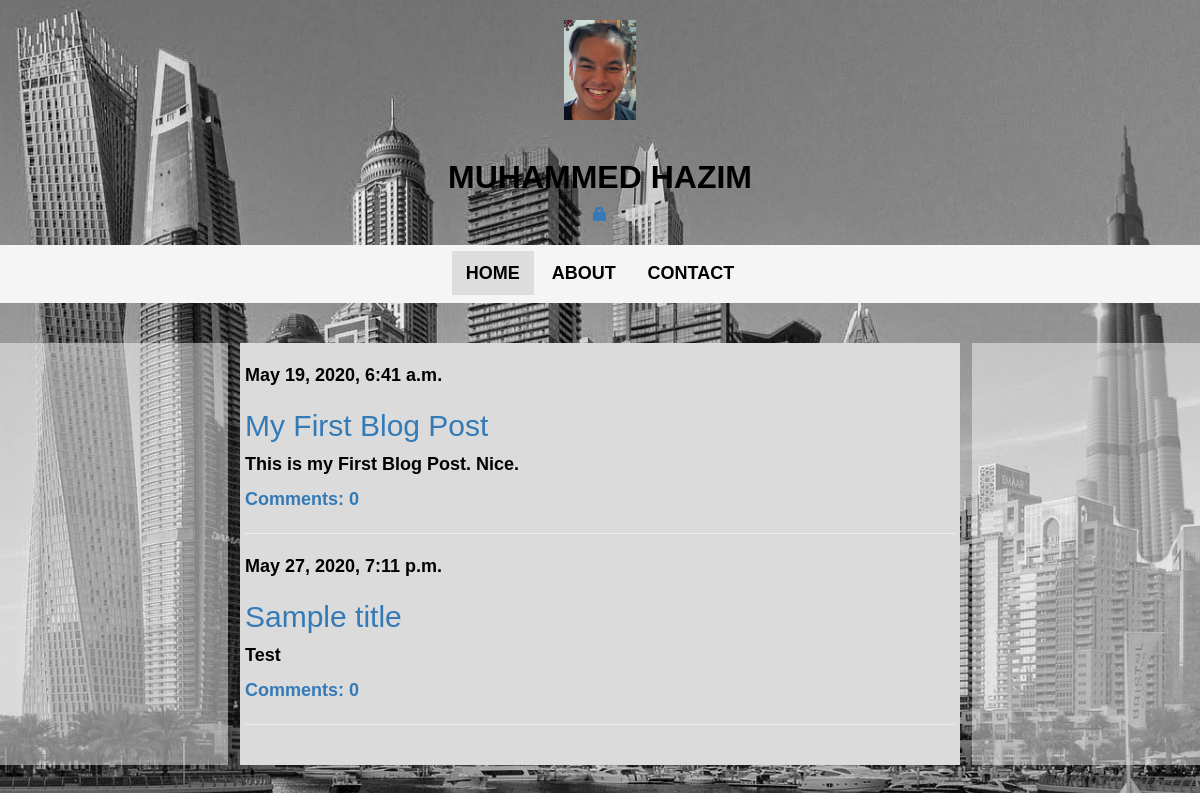
The app's page /, older data.
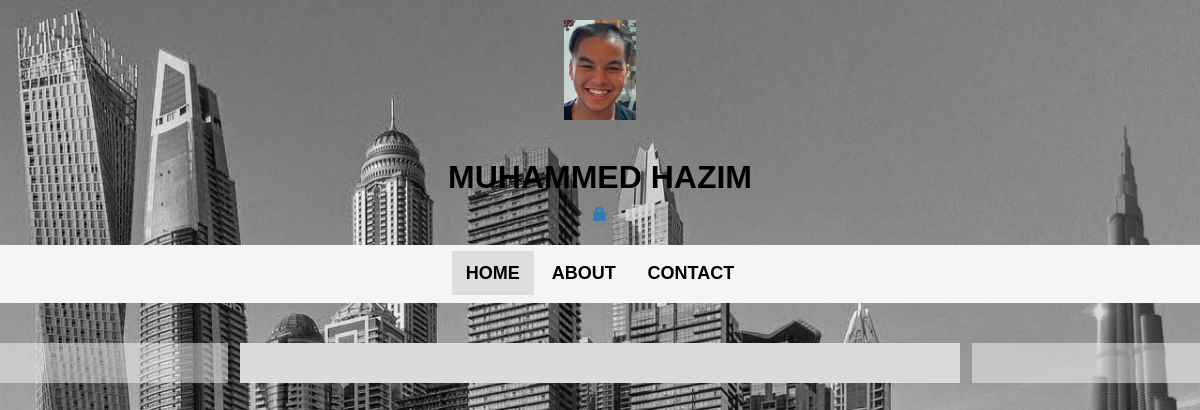
The same page, newer data.
### blog/models.py (models this page shows, shortened)
class Post(models.Model):
    author=models.ForeignKey(settings.AUTH_USER_MODEL, on_delete=models.CASCADE)
    title= models.CharField(max_length=200)
    text= models.TextField()
    created_date = models.DateTimeField(default=timezone.now)
    published_date = models.DateTimeField(blank=True,null=True)
    def approved_comments(self):
        return self.comments.filter(approved_comment=True)

### blog/views.py (the view)
# urls.py: path('', views.post_list, name='post_list'),
def post_list(request):
    posts= Post.objects.filter(published_date__lte=timezone.now()).order_by('published_date')
    return render(request,'blog/post_list.html', {'posts':posts})

### blog/templates/blog/post_list.html
{% extends 'blog/base.html' %} {% block content %} {% for post in posts %}
<div class="post">
  <div class="date">
    {{ post.published_date }}
  </div>
  <h2><a href="{% url 'post_detail' pk=post.pk %}">{{ post.title }}</a></h2>
  <p>{{ post.text|linebreaksbr }}</p>
  <a href="{% url 'post_detail' pk=post.pk %}"
    >Comments: {{post.approved_comments.count}}</a
  >
  <hr />
</div>
{% endfor %} {% endblock %}

Row changes from the older to the newer data that the page shows:
removed Post: published_date "May 19, 2020, 6:41 a.m.", title "My First Blog Post", text "This is my First Blog Post. Nice.", approved_comments.count "0"
removed Post: published_date "May 27, 2020, 7:11 p.m.", title "Sample title", text "Test", approved_comments.count "0"
